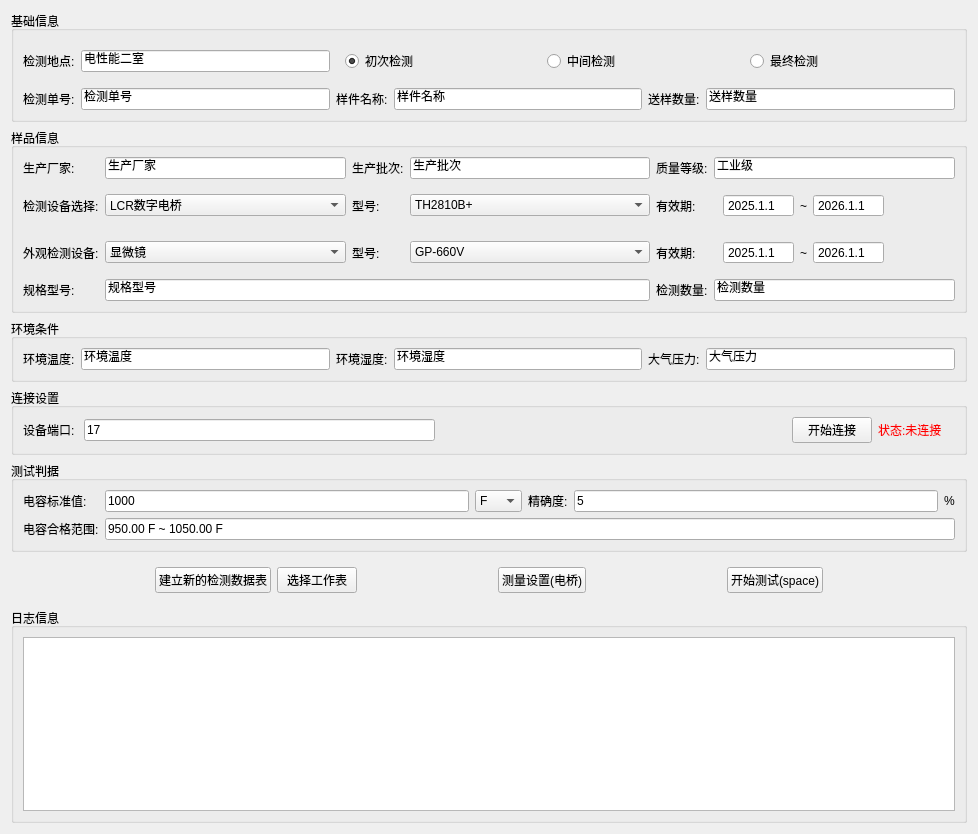
<?xml version="1.0" encoding="UTF-8"?>
<ui version="4.0">
 <class>c</class>
 <widget class="QWidget" name="c">
  <property name="geometry">
   <rect>
    <x>0</x>
    <y>0</y>
    <width>978</width>
    <height>834</height>
   </rect>
  </property>
  <property name="windowTitle">
   <string>Form</string>
  </property>
  <layout class="QVBoxLayout" name="verticalLayout">
   <item>
    <widget class="QGroupBox" name="groupBox">
     <property name="title">
      <string>基础信息</string>
     </property>
     <layout class="QGridLayout" name="gridLayout">
      <item row="0" column="0">
       <widget class="QLabel" name="label_6">
        <property name="text">
         <string>检测地点:</string>
        </property>
       </widget>
      </item>
      <item row="0" column="1">
       <widget class="QLineEdit" name="lineEditLocation">
        <property name="text">
         <string>电性能二室</string>
        </property>
       </widget>
      </item>
      <item row="1" column="0">
       <widget class="QLabel" name="label">
        <property name="text">
         <string>检测单号:</string>
        </property>
       </widget>
      </item>
      <item row="1" column="1">
       <widget class="QLineEdit" name="lineEditOrder">
        <property name="text">
         <string>检测单号</string>
        </property>
       </widget>
      </item>
      <item row="1" column="2">
       <widget class="QLabel" name="label_2">
        <property name="text">
         <string>样件名称:</string>
        </property>
       </widget>
      </item>
      <item row="1" column="3">
       <widget class="QLineEdit" name="lineEditName">
        <property name="text">
         <string>样件名称</string>
        </property>
       </widget>
      </item>
      <item row="1" column="4">
       <widget class="QLabel" name="label_3">
        <property name="text">
         <string>送样数量:</string>
        </property>
       </widget>
      </item>
      <item row="1" column="5">
       <widget class="QLineEdit" name="lineEditNumber1">
        <property name="text">
         <string>送样数量</string>
        </property>
       </widget>
      </item>
      <item row="0" column="2" colspan="4">
       <widget class="QWidget" name="widget_step" native="true">
        <layout class="QHBoxLayout" name="horizontalLayout">
         <item>
          <widget class="QRadioButton" name="radioButtonFirst">
           <property name="text">
            <string>初次检测</string>
           </property>
           <property name="checked">
            <bool>true</bool>
           </property>
          </widget>
         </item>
         <item>
          <widget class="QRadioButton" name="radioButtonMiddle">
           <property name="text">
            <string>中间检测</string>
           </property>
          </widget>
         </item>
         <item>
          <widget class="QRadioButton" name="radioButtonFinally">
           <property name="text">
            <string>最终检测</string>
           </property>
          </widget>
         </item>
        </layout>
       </widget>
      </item>
     </layout>
    </widget>
   </item>
   <item>
    <widget class="QGroupBox" name="groupBox_2">
     <property name="title">
      <string>样品信息</string>
     </property>
     <layout class="QGridLayout" name="gridLayout_2">
      <item row="3" column="0">
       <widget class="QLabel" name="label_spec">
        <property name="text">
         <string>规格型号:</string>
        </property>
       </widget>
      </item>
      <item row="0" column="5">
       <widget class="QLabel" name="label_8">
        <property name="text">
         <string>质量等级:</string>
        </property>
       </widget>
      </item>
      <item row="1" column="0">
       <widget class="QLabel" name="label_11">
        <property name="text">
         <string>检测设备选择:</string>
        </property>
       </widget>
      </item>
      <item row="1" column="3">
       <widget class="QLabel" name="label_12">
        <property name="text">
         <string>型号:</string>
        </property>
       </widget>
      </item>
      <item row="1" column="2">
       <widget class="QComboBox" name="comboBox">
        <item>
         <property name="text">
          <string>LCR数字电桥</string>
         </property>
        </item>
       </widget>
      </item>
      <item row="0" column="2">
       <widget class="QLineEdit" name="lineEditManufacturer">
        <property name="text">
         <string>生产厂家</string>
        </property>
       </widget>
      </item>
      <item row="0" column="4">
       <widget class="QLineEdit" name="lineEditBatch">
        <property name="text">
         <string>生产批次</string>
        </property>
       </widget>
      </item>
      <item row="0" column="0">
       <widget class="QLabel" name="label_7">
        <property name="text">
         <string>生产厂家:</string>
        </property>
       </widget>
      </item>
      <item row="3" column="2" colspan="3">
       <widget class="QLineEdit" name="lineEditSpecification">
        <property name="text">
         <string>规格型号</string>
        </property>
       </widget>
      </item>
      <item row="2" column="5">
       <widget class="QLabel" name="label_19">
        <property name="text">
         <string>有效期:</string>
        </property>
       </widget>
      </item>
      <item row="2" column="3">
       <widget class="QLabel" name="label_18">
        <property name="text">
         <string>型号:</string>
        </property>
       </widget>
      </item>
      <item row="0" column="3">
       <widget class="QLabel" name="label_4">
        <property name="text">
         <string>生产批次:</string>
        </property>
       </widget>
      </item>
      <item row="1" column="4">
       <widget class="QComboBox" name="comboBox_2">
        <item>
         <property name="text">
          <string>TH2810B+</string>
         </property>
        </item>
       </widget>
      </item>
      <item row="2" column="0">
       <widget class="QLabel" name="label_14">
        <property name="text">
         <string>外观检测设备:</string>
        </property>
       </widget>
      </item>
      <item row="2" column="6">
       <widget class="QWidget" name="widget" native="true">
        <layout class="QHBoxLayout" name="horizontalLayout_5">
         <item>
          <widget class="QDateEdit" name="dateEditMin_2">
           <property name="buttonSymbols">
            <enum>QAbstractSpinBox::ButtonSymbols::NoButtons</enum>
           </property>
           <property name="displayFormat">
            <string>yyyy.M.d</string>
           </property>
           <property name="date">
            <date>
             <year>2025</year>
             <month>1</month>
             <day>1</day>
            </date>
           </property>
          </widget>
         </item>
         <item>
          <widget class="QLabel" name="label_20">
           <property name="text">
            <string>~</string>
           </property>
          </widget>
         </item>
         <item>
          <widget class="QDateEdit" name="dateEditMax_2">
           <property name="buttonSymbols">
            <enum>QAbstractSpinBox::ButtonSymbols::NoButtons</enum>
           </property>
           <property name="displayFormat">
            <string>yyyy.M.d</string>
           </property>
           <property name="date">
            <date>
             <year>2026</year>
             <month>1</month>
             <day>1</day>
            </date>
           </property>
          </widget>
         </item>
         <item>
          <spacer name="horizontalSpacer_6">
           <property name="orientation">
            <enum>Qt::Orientation::Horizontal</enum>
           </property>
           <property name="sizeHint" stdset="0">
            <size>
             <width>40</width>
             <height>20</height>
            </size>
           </property>
          </spacer>
         </item>
        </layout>
       </widget>
      </item>
      <item row="1" column="5">
       <widget class="QLabel" name="label_13">
        <property name="text">
         <string>有效期:</string>
        </property>
       </widget>
      </item>
      <item row="3" column="5">
       <widget class="QLabel" name="label_5_2">
        <property name="text">
         <string>检测数量:</string>
        </property>
       </widget>
      </item>
      <item row="1" column="6">
       <widget class="QWidget" name="widget_2" native="true">
        <layout class="QHBoxLayout" name="horizontalLayout_3">
         <item>
          <widget class="QDateEdit" name="dateEditMin">
           <property name="buttonSymbols">
            <enum>QAbstractSpinBox::ButtonSymbols::NoButtons</enum>
           </property>
           <property name="displayFormat">
            <string>yyyy.M.d</string>
           </property>
           <property name="date">
            <date>
             <year>2025</year>
             <month>1</month>
             <day>1</day>
            </date>
           </property>
          </widget>
         </item>
         <item>
          <widget class="QLabel" name="label_16">
           <property name="text">
            <string>~</string>
           </property>
          </widget>
         </item>
         <item>
          <widget class="QDateEdit" name="dateEditMax">
           <property name="buttonSymbols">
            <enum>QAbstractSpinBox::ButtonSymbols::NoButtons</enum>
           </property>
           <property name="displayFormat">
            <string>yyyy.M.d</string>
           </property>
           <property name="date">
            <date>
             <year>2026</year>
             <month>1</month>
             <day>1</day>
            </date>
           </property>
          </widget>
         </item>
         <item>
          <spacer name="horizontalSpacer_5">
           <property name="orientation">
            <enum>Qt::Orientation::Horizontal</enum>
           </property>
           <property name="sizeHint" stdset="0">
            <size>
             <width>40</width>
             <height>20</height>
            </size>
           </property>
          </spacer>
         </item>
        </layout>
       </widget>
      </item>
      <item row="2" column="2">
       <widget class="QComboBox" name="comboBox_3">
        <item>
         <property name="text">
          <string>显微镜</string>
         </property>
        </item>
       </widget>
      </item>
      <item row="3" column="6">
       <widget class="QLineEdit" name="lineEditNumber2">
        <property name="text">
         <string>检测数量</string>
        </property>
       </widget>
      </item>
      <item row="2" column="4">
       <widget class="QComboBox" name="comboBox_4">
        <item>
         <property name="text">
          <string>GP-660V</string>
         </property>
        </item>
       </widget>
      </item>
      <item row="0" column="6">
       <widget class="QLineEdit" name="lineEditQualityLevel">
        <property name="text">
         <string>工业级</string>
        </property>
       </widget>
      </item>
     </layout>
    </widget>
   </item>
   <item>
    <widget class="QGroupBox" name="groupBox_3">
     <property name="title">
      <string>环境条件</string>
     </property>
     <layout class="QGridLayout" name="gridLayout_3">
      <item row="0" column="2">
       <widget class="QLabel" name="label_5">
        <property name="text">
         <string>环境湿度:</string>
        </property>
       </widget>
      </item>
      <item row="0" column="1">
       <widget class="QLineEdit" name="lineEditTemperature">
        <property name="text">
         <string>环境温度</string>
        </property>
       </widget>
      </item>
      <item row="0" column="5">
       <widget class="QLineEdit" name="lineEditPressure">
        <property name="text">
         <string>大气压力</string>
        </property>
       </widget>
      </item>
      <item row="0" column="4">
       <widget class="QLabel" name="label_10">
        <property name="text">
         <string>大气压力:</string>
        </property>
       </widget>
      </item>
      <item row="0" column="0">
       <widget class="QLabel" name="label_9">
        <property name="text">
         <string>环境温度:</string>
        </property>
       </widget>
      </item>
      <item row="0" column="3">
       <widget class="QLineEdit" name="lineEditHumidity">
        <property name="text">
         <string>环境湿度</string>
        </property>
       </widget>
      </item>
     </layout>
    </widget>
   </item>
   <item>
    <widget class="QGroupBox" name="groupBox_6">
     <property name="title">
      <string>连接设置</string>
     </property>
     <layout class="QGridLayout" name="gridLayout_5">
      <item row="0" column="6">
       <widget class="QLabel" name="label_17">
        <property name="text">
         <string/>
        </property>
       </widget>
      </item>
      <item row="0" column="0">
       <widget class="QLabel" name="label_21">
        <property name="text">
         <string>设备端口: </string>
        </property>
       </widget>
      </item>
      <item row="0" column="1">
       <widget class="QLineEdit" name="portEdit">
        <property name="text">
         <string>17</string>
        </property>
       </widget>
      </item>
      <item row="0" column="3">
       <spacer name="horizontalSpacer_8">
        <property name="orientation">
         <enum>Qt::Orientation::Horizontal</enum>
        </property>
        <property name="sizeHint" stdset="0">
         <size>
          <width>40</width>
          <height>20</height>
         </size>
        </property>
       </spacer>
      </item>
      <item row="0" column="4">
       <widget class="QPushButton" name="connectButton_briget">
        <property name="text">
         <string>开始连接</string>
        </property>
       </widget>
      </item>
      <item row="0" column="5">
       <widget class="QLabel" name="connectionLabel_briget">
        <property name="styleSheet">
         <string notr="true">color: rgb(255, 0, 0);</string>
        </property>
        <property name="text">
         <string>状态:未连接</string>
        </property>
       </widget>
      </item>
     </layout>
    </widget>
   </item>
   <item>
    <widget class="QGroupBox" name="groupBox_4">
     <property name="title">
      <string>测试判据</string>
     </property>
     <layout class="QGridLayout" name="gridLayout_4">
      <item row="0" column="1">
       <widget class="QLineEdit" name="lineEditCStandard">
        <property name="text">
         <string>1000</string>
        </property>
        <property name="placeholderText">
         <string>输入标准值</string>
        </property>
       </widget>
      </item>
      <item row="0" column="2">
       <widget class="QComboBox" name="comboBoxUnit">
        <property name="currentText">
         <string>F</string>
        </property>
        <item>
         <property name="text">
          <string>F</string>
         </property>
        </item>
        <item>
         <property name="text">
          <string>mF</string>
         </property>
        </item>
        <item>
         <property name="text">
          <string>μF</string>
         </property>
        </item>
        <item>
         <property name="text">
          <string>nF</string>
         </property>
        </item>
        <item>
         <property name="text">
          <string>pF</string>
         </property>
        </item>
       </widget>
      </item>
      <item row="1" column="1" colspan="5">
       <widget class="QLineEdit" name="lineEditCRange">
        <property name="styleSheet">
         <string notr="true"/>
        </property>
        <property name="text">
         <string>950.00 F ~ 1050.00 F</string>
        </property>
        <property name="readOnly">
         <bool>true</bool>
        </property>
       </widget>
      </item>
      <item row="0" column="5">
       <widget class="QLabel" name="label_percent">
        <property name="text">
         <string>%</string>
        </property>
       </widget>
      </item>
      <item row="0" column="3">
       <widget class="QLabel" name="label_precision">
        <property name="text">
         <string>精确度:</string>
        </property>
       </widget>
      </item>
      <item row="1" column="0">
       <widget class="QLabel" name="label_resistor_range">
        <property name="text">
         <string>电容合格范围:</string>
        </property>
       </widget>
      </item>
      <item row="0" column="0">
       <widget class="QLabel" name="label_resistor_standard">
        <property name="text">
         <string>电容标准值:</string>
        </property>
       </widget>
      </item>
      <item row="0" column="4">
       <widget class="QLineEdit" name="lineEditPrecision">
        <property name="text">
         <string>5</string>
        </property>
        <property name="placeholderText">
         <string>百分比</string>
        </property>
       </widget>
      </item>
     </layout>
    </widget>
   </item>
   <item>
    <widget class="QWidget" name="widget_3" native="true">
     <layout class="QHBoxLayout" name="horizontalLayout_2">
      <item>
       <spacer name="horizontalSpacer">
        <property name="orientation">
         <enum>Qt::Orientation::Horizontal</enum>
        </property>
        <property name="sizeHint" stdset="0">
         <size>
          <width>40</width>
          <height>20</height>
         </size>
        </property>
       </spacer>
      </item>
      <item>
       <widget class="QPushButton" name="pushButton_Excel">
        <property name="text">
         <string>建立新的检测数据表</string>
        </property>
       </widget>
      </item>
      <item>
       <widget class="QPushButton" name="pushButton_selectExcel">
        <property name="text">
         <string>选择工作表</string>
        </property>
       </widget>
      </item>
      <item>
       <spacer name="horizontalSpacer_4">
        <property name="orientation">
         <enum>Qt::Orientation::Horizontal</enum>
        </property>
        <property name="sizeHint" stdset="0">
         <size>
          <width>40</width>
          <height>20</height>
         </size>
        </property>
       </spacer>
      </item>
      <item>
       <widget class="QPushButton" name="pushButtonSetting">
        <property name="text">
         <string>测量设置(电桥)</string>
        </property>
        <property name="checkable">
         <bool>false</bool>
        </property>
       </widget>
      </item>
      <item>
       <spacer name="horizontalSpacer_7">
        <property name="orientation">
         <enum>Qt::Orientation::Horizontal</enum>
        </property>
        <property name="sizeHint" stdset="0">
         <size>
          <width>40</width>
          <height>20</height>
         </size>
        </property>
       </spacer>
      </item>
      <item>
       <widget class="QPushButton" name="pushButton">
        <property name="styleSheet">
         <string notr="true"/>
        </property>
        <property name="text">
         <string>开始测试(space)</string>
        </property>
       </widget>
      </item>
      <item>
       <spacer name="horizontalSpacer_3">
        <property name="orientation">
         <enum>Qt::Orientation::Horizontal</enum>
        </property>
        <property name="sizeHint" stdset="0">
         <size>
          <width>40</width>
          <height>20</height>
         </size>
        </property>
       </spacer>
      </item>
     </layout>
    </widget>
   </item>
   <item>
    <widget class="QGroupBox" name="groupBox_5">
     <property name="title">
      <string>日志信息</string>
     </property>
     <layout class="QVBoxLayout" name="verticalLayout_2">
      <item>
       <widget class="QTextEdit" name="logMessageEdit">
        <property name="readOnly">
         <bool>true</bool>
        </property>
       </widget>
      </item>
     </layout>
    </widget>
   </item>
  </layout>
 </widget>
 <resources/>
 <connections/>
</ui>
